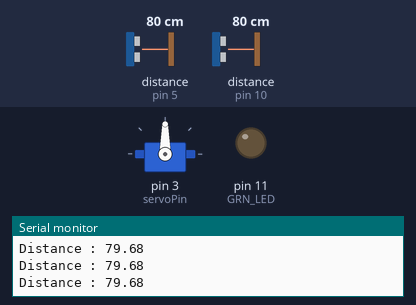
This sketch was run on a simulated Arduino Uno, built with avr-gcc and run on an emulated ATmega328P. On the bench: servo, output pins drawn as LEDs (lit = HIGH), the last lines printed to the serial monitor. Wiring (inferred from the names in the program): 2 × ultrasonic range finder: trigger pin 6, echo pin 5 / trigger pin 9, echo pin 10. The inputs (shaded band) are chosen by the test bench; at power-on: distance to the obstacle (sensors on pin 5, pin 10) 80 cm. The echo pulse lasts 58.3 µs per cm; pins used as bus, display or sensor lines are not drawn.

Above: at 1.2 s.
1.3 s: distance to the obstacle (sensor on pin 5) set to 12 cm
2.8 s: distance to the obstacle (sensor on pin 5) set to 9 cm
At 4.3 s:
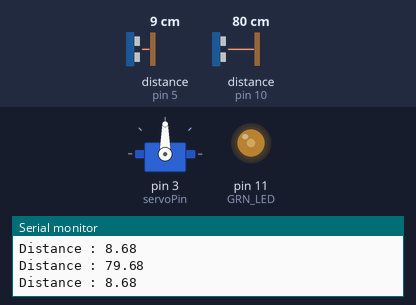
4.6 s: distance to the obstacle (sensor on pin 10) set to 12 cm
6.2 s: distance to the obstacle (sensor on pin 10) set to 9 cm
At 6.66 s:
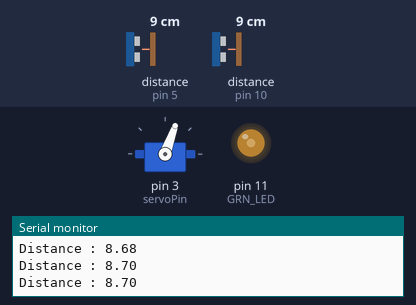
Timing chart, 0 to 9.2 s (numbered marks = the images above; inputs shaded):
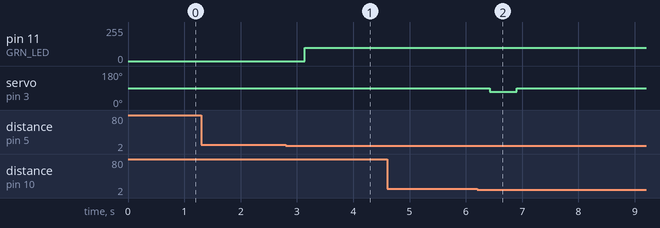

The sketch:

final.ino
```cpp
#include <Servo.h>
Servo myservo;

int GRN_LED = 11; // blue signal wire, red live, black ground
int trigPin = 9;
int echoPin = 10;
int servoPin = 3;

int echoPinForBinStatus = 5;
int trigPinForBinStatus = 6;

int FORWARD = 110;
int NEUTRAL = 90;
int REVERSE = 70;

float duration, distanceForBinLead, distanceForBinStatus;
float distance;


void setup() {
  Serial.begin(9600);
  myservo.attach(servoPin);
  myservo.write(NEUTRAL);

  pinMode(servoPin, OUTPUT);

  pinMode(trigPin, OUTPUT);
  pinMode(echoPin, INPUT);

  pinMode (trigPinForBinStatus, OUTPUT);
  pinMode (echoPinForBinStatus, INPUT);

  pinMode(GRN_LED, OUTPUT);
}

// first USS check when to open bin
//second USS check when to notify that bin is full
void loop() {

  distanceForBinLead = calculateDistance(trigPin, echoPin);
  distanceForBinStatus = calculateDistance(trigPinForBinStatus, echoPinForBinStatus);
  delay(200);

//when sensor for lead  is triggered
  if (distanceForBinLead <= 10) {

    myservo.write(REVERSE);  // Open bin
    delay(480);  // Wait for 4 seconds to make bin open
    myservo.write(NEUTRAL);
    //keeping bin open for 3 sec
    delay(5000);

    // Recheck after waiting to ensure the object is gone
    while (calculateDistance(trigPin, echoPin) <= 10) {
      // Keep the bin open while the object is still detected
      delay(3000);
    }

    // Once the object is out of range, start closing the bin
    closeBinSafely();
  }
  else {
    myservo.write(NEUTRAL);

  }

  //when sensor for bin is triggered
  if(distanceForBinStatus < 10){
    turnOnLED();
  }
  else{
    turnOffLED();
  }
}

void closeBinSafely() {
  myservo.write(FORWARD);
  delay(400);
  // After closing without detecting any object, set servo to neutral
  myservo.write(NEUTRAL);
}


void turnOnLED() {
  analogWrite(GRN_LED, 100);
}

void turnOffLED() {
  analogWrite(GRN_LED, LOW);
}

float calculateDistance(int trigPin, int echoPin) {
  // Making sure trigPin is in low state
  digitalWrite(trigPin, LOW);
  delayMicroseconds(2);
  digitalWrite(trigPin, HIGH);
  delayMicroseconds(10);
  digitalWrite(trigPin, LOW);

  duration = pulseIn(echoPin, HIGH);
  distance = (duration * .0343) / 2;
  Serial.print("Distance : ");
  Serial.println(distance);
  return distance;
}
```

Measured:
- the behaviour switches between 11 and 10 cm on distance to the obstacle (sensor on pin 5) (found by bisection; images 0 and 1)
- the behaviour switches between 11 and 10 cm on distance to the obstacle (sensor on pin 10) (found by bisection; images 1 and 2)
- after the input at 2.8 s, pin 11 (GRN_LED): 0/255 → 100/255 after 0.34 s
- after the input at 6.2 s, servo on pin 3 (servoPin): 90° → 70° after 0.22 s, → 90° 0.48 s later
